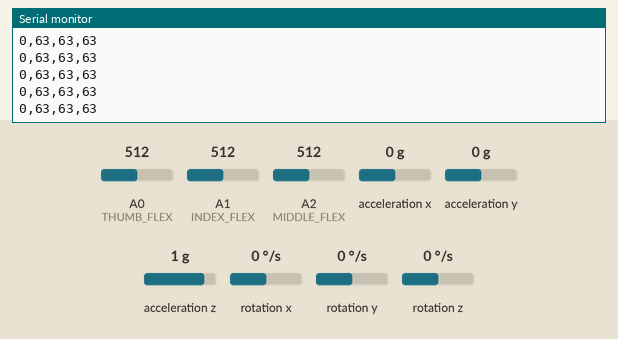
The sketch below on a simulated Arduino Nano, built with avr-gcc and run on an emulated ATmega328P. On the bench: the last lines printed to the serial monitor. Inputs (shaded band) come from the test bench; at power-on: A0 (THUMB_FLEX) = 512, A1 (INDEX_FLEX) = 512, A2 (MIDDLE_FLEX) = 512, acceleration x 0 g, acceleration y 0 g, acceleration z 1 g, rotation x 0 °/s, rotation y 0 °/s, rotation z 0 °/s.

Above: at 3.7 s.
3.8 s: A0 (THUMB_FLEX) set to 619
At 3.83 s:
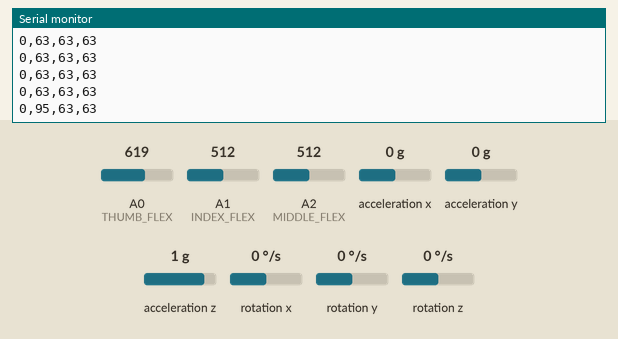
6.8 s: A0 (THUMB_FLEX) set to 641
At 6.8 s:
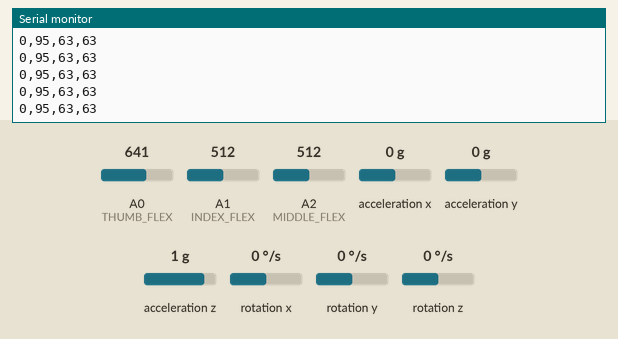
Timing chart, 0 to 9.8 s (numbered marks = the images above; inputs shaded):
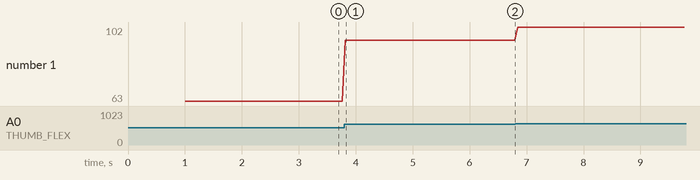

Measured:
- after the input at 3.8 s, the serial monitor: prints a new line at once (image 1)
- plotted number 1: 63 → 95 after the input at 3.8 s, 95 → 102 after the input at 6.8 s

The sketch:

Arduino_Nano_Glove.ino
```cpp
/*
  ESP32 Gesture Controlled Robotic Arm
  Glove Controller Code

  Controller: Arduino Nano

  Sensors:
  MPU6050  -> Hand rotation
  Flex A0  -> Thumb (Gripper)
  Flex A1  -> Index (Elbow)
  Flex A2  -> Middle (Shoulder)

  Communication:
  HC-05 Bluetooth UART
*/

#include <Wire.h>
#include <MPU6050.h>

MPU6050 mpu;


// Flex sensor pins
#define THUMB_FLEX  A0
#define INDEX_FLEX  A1
#define MIDDLE_FLEX A2


// MPU values
int16_t ax, ay, az;
int16_t gx, gy, gz;


// Calibration values
int thumbValue;
int indexValue;
int middleValue;


// MPU angle
float angleX;
float angleY;


void setup()
{
  Serial.begin(9600);   // HC-05 Bluetooth communication

  Wire.begin();

  mpu.initialize();


  if(mpu.testConnection())
  {
    // Serial monitor disabled because HC-05 uses RX/TX
  }


  pinMode(THUMB_FLEX, INPUT);
  pinMode(INDEX_FLEX, INPUT);
  pinMode(MIDDLE_FLEX, INPUT);


  delay(1000);
}


void loop()
{

  // Read MPU6050 data

  mpu.getMotion6(&ax, &ay, &az, &gx, &gy, &gz);


  // Convert accelerometer values into angles

  angleX = atan2(ay, az) * 180 / PI;
  angleY = atan2(ax, az) * 180 / PI;


  // Read flex sensors

  thumbValue  = analogRead(THUMB_FLEX);
  indexValue  = analogRead(INDEX_FLEX);
  middleValue = analogRead(MIDDLE_FLEX);


  // Map flex values to servo angles

  int gripperAngle = map(thumbValue, 300, 900, 0, 180);

  int elbowAngle = map(indexValue, 300, 900, 0, 180);

  int shoulderAngle = map(middleValue, 300, 900, 0, 180);


  // Limit values

  gripperAngle = constrain(gripperAngle,0,180);
  elbowAngle = constrain(elbowAngle,0,180);
  shoulderAngle = constrain(shoulderAngle,0,180);


  /*
    Data format sent through Bluetooth:

    Base,Gripper,Elbow,Shoulder

    Example:
    90,120,45,80
  */


  Serial.print((int)angleX);
  Serial.print(",");

  Serial.print(gripperAngle);
  Serial.print(",");

  Serial.print(elbowAngle);
  Serial.print(",");

  Serial.println(shoulderAngle);


  delay(50);
}
```
